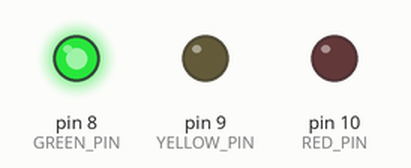
Recording of a sketch running on a simulated Arduino Uno, built with avr-gcc and run on an emulated ATmega328P. Parts: output pins drawn as LEDs (lit = HIGH).

Above: at 0.95 s.
Timing chart, 0 to 3.9 s (numbered marks = the images above):
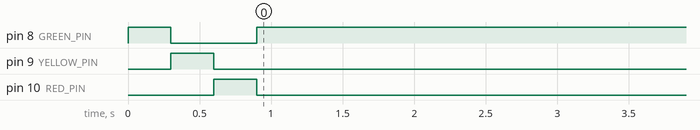

The sketch:

fatigue_alert_box.ino
```cpp
/*
  Driver Fatigue Alert Box - Arduino Uno

  Receives one character from the PC over USB serial at 9600 baud:
    '0' = Normal      -> green LED on
    '1' = Warning     -> yellow LED on
    '2' = Alarm       -> red LED on
    '3' = Fleet alert -> red LED flashing

  If no valid command arrives for 3 seconds, the yellow LED flashes
  to indicate that the PC connection may be lost.

  Wiring:
    D8  -> 220 ohm resistor -> green LED -> GND
    D9  -> 220 ohm resistor -> yellow LED -> GND
    D10 -> 220 ohm resistor -> red LED -> GND
*/

const int GREEN_PIN = 8;
const int YELLOW_PIN = 9;
const int RED_PIN = 10;

const unsigned long LINK_TIMEOUT_MS = 3000;
const unsigned long FAST_BLINK_MS = 120;
const unsigned long SLOW_BLINK_MS = 500;

char level = '0';
unsigned long lastRx = 0;
unsigned long lastBlink = 0;
bool blinkState = false;

void setLeds(bool green, bool yellow, bool red) {
  digitalWrite(GREEN_PIN, green ? HIGH : LOW);
  digitalWrite(YELLOW_PIN, yellow ? HIGH : LOW);
  digitalWrite(RED_PIN, red ? HIGH : LOW);
}

void setup() {
  Serial.begin(9600);

  pinMode(GREEN_PIN, OUTPUT);
  pinMode(YELLOW_PIN, OUTPUT);
  pinMode(RED_PIN, OUTPUT);

  // Startup self-test: green -> yellow -> red.
  setLeds(true, false, false);
  delay(300);
  setLeds(false, true, false);
  delay(300);
  setLeds(false, false, true);
  delay(300);
  setLeds(false, false, false);

  lastRx = millis();
}

void loop() {
  while (Serial.available() > 0) {
    char command = Serial.read();

    if (command >= '0' && command <= '3') {
      level = command;
      lastRx = millis();
    }
  }

  unsigned long now = millis();

  if (now - lastRx > LINK_TIMEOUT_MS) {
    if (now - lastBlink >= SLOW_BLINK_MS) {
      lastBlink = now;
      blinkState = !blinkState;
    }

    setLeds(false, blinkState, false);
    return;
  }

  switch (level) {
    case '0':
      setLeds(true, false, false);
      break;

    case '1':
      setLeds(false, true, false);
      break;

    case '2':
      setLeds(false, false, true);
      break;

    case '3':
      if (now - lastBlink >= FAST_BLINK_MS) {
        lastBlink = now;
        blinkState = !blinkState;
      }

      setLeds(false, false, blinkState);
      break;
  }
}
```

Measured:
- by itself, pin 8 (GREEN_PIN): HIGH → LOW at 0.30 s, → HIGH 0.60 s later, → LOW 3.0 s later
- by itself, pin 9 (YELLOW_PIN): repeats every 1.0 s: HIGH 0.50 s, LOW 0.50 s
